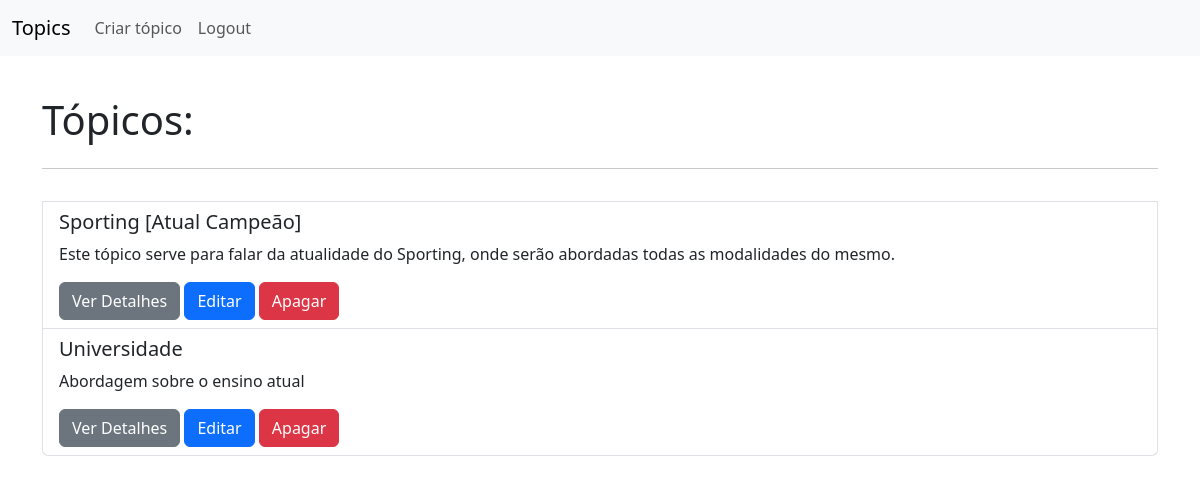
The app's page / (signed in) with its own data.
### topics_app/models.py (models this page shows, shortened)
class Topic(models.Model):
    title = models.CharField(max_length=200)
    description = models.TextField()
    created_at = models.DateTimeField(auto_now_add=True)
    author = models.ForeignKey(User, on_delete=models.CASCADE, related_name='topics')

### topics_app/views.py (the view)
# urls.py: path('', views.lista_topicos, name='topic_list'),
@login_required
def lista_topicos(request):
    topics_list = Topic.objects.all()
    context = {"topics_list": topics_list}
    return render(request, "topics_app/index.html", context)

### topics_app/templates/topics_app/index.html
{% extends "base.html" %}
{% block content %}
<div class="container mt-4">
    <ul class="list-group">
        <p><h1>Tópicos: </h1><hr></p>
        {% for topic in topics_list %}
        <li class="list-group-item d-flex justify-content-between align-items-center">
            <div>
                <h5>{{ topic.title }}</h5>
                <p class="test_criar_topico">{{ topic.description }}</p>
                <div>
                    <a href="{% url 'topic_detail' topic.id %}" class="btn btn-secondary">Ver Detalhes</a>
                    {% if request.user == topic.author %}
                        <a href="{% url 'topic_update' topic.id %}" class="btn btn-primary">Editar</a>
                        <a href="{% url 'topic_delete' topic.id %}" class="btn btn-danger">Apagar</a>
                    {% endif %}
                </div>
            </div>
        </li>
        {% empty %}
        <li class="list-group-item">Não existem tópicos disponíveis.</li>
        {% endfor %}
    </ul>
</div>
{% endblock %}

### records on screen
Topic: title "Sporting [Atual Campeão]", description "Este tópico serve para falar da atualidade do Sporting, onde serão abordadas todas as modalidades do mesmo.", shows "Editar"
Topic: title "Universidade", description "Abordagem sobre o ensino atual", shows "Editar"
